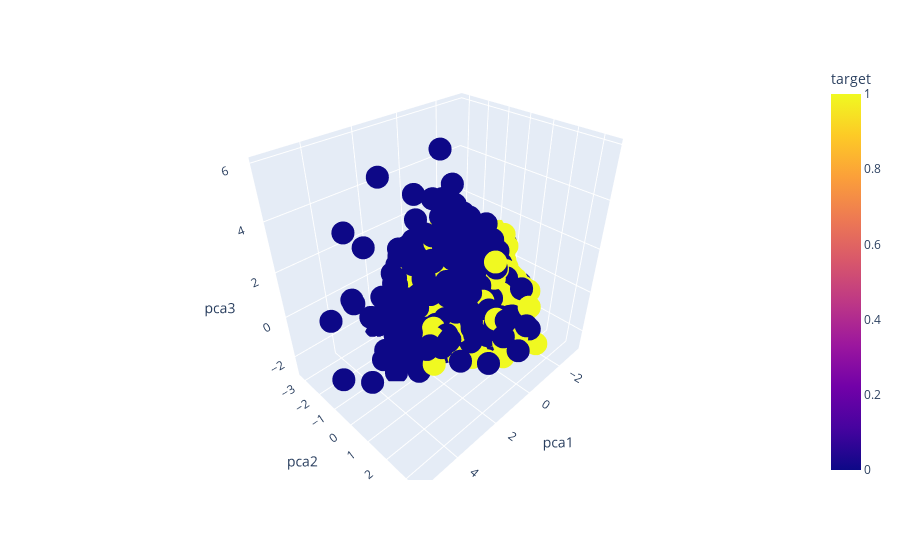

Notebook code cell kept with this figure:
### Code cell
fig = px.scatter_3d(df_pca, x='pca1', y='pca2', z='pca3',
              color='target')
fig.show()

### Figure 1 — Plotly figure (JSON) as saved in the notebook; plotly's stock layout.template omitted (floating-point values rounded to 4 significant figures; data arrays with more than 128 entries replaced by an {"elided": "..."} marker saying what was removed)
{"data": [{"hovertemplate": "pca1=%{x}<br>pca2=%{y}<br>pca3=%{z}<br>target=%{marker.color}<extra></extra>", "legendgroup": "", "marker": {"color": {"elided": "913 int values"}, "coloraxis": "coloraxis", "symbol": "circle"}, "mode": "markers", "name": "", "scene": "scene", "showlegend": false, "type": "scatter3d", "x": {"elided": "913 float values"}, "y": {"elided": "913 float values"}, "z": {"elided": "913 float values"}}], "layout": {"coloraxis": {"colorbar": {"title": {"text": "target"}}, "colorscale": [[0, "#0d0887"], [0.1111, "#46039f"], [0.2222, "#7201a8"], [0.3333, "#9c179e"], [0.4444, "#bd3786"], [0.5556, "#d8576b"], [0.6667, "#ed7953"], [0.7778, "#fb9f3a"], [0.8889, "#fdca26"], [1, "#f0f921"]]}, "legend": {"tracegroupgap": 0}, "margin": {"t": 60}, "scene": {"domain": {"x": [0, 1], "y": [0, 1]}, "xaxis": {"title": {"text": "pca1"}}, "yaxis": {"title": {"text": "pca2"}}, "zaxis": {"title": {"text": "pca3"}}}}}
